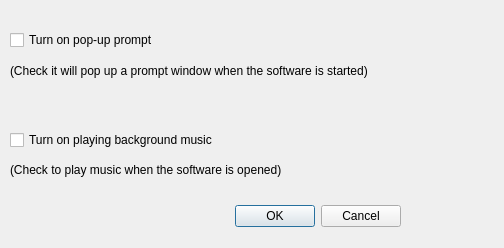
<?xml version="1.0" encoding="UTF-8"?>
<ui version="4.0">
 <class>settings</class>
 <widget class="QDialog" name="settings">
  <property name="geometry">
   <rect>
    <x>0</x>
    <y>0</y>
    <width>504</width>
    <height>248</height>
   </rect>
  </property>
  <property name="windowTitle">
   <string>Dialog</string>
  </property>
  <widget class="QDialogButtonBox" name="buttonBox">
   <property name="geometry">
    <rect>
     <x>60</x>
     <y>200</y>
     <width>341</width>
     <height>32</height>
    </rect>
   </property>
   <property name="orientation">
    <enum>Qt::Horizontal</enum>
   </property>
   <property name="standardButtons">
    <set>QDialogButtonBox::Cancel|QDialogButtonBox::Ok</set>
   </property>
  </widget>
  <widget class="QCheckBox" name="checkBox_popup">
   <property name="geometry">
    <rect>
     <x>10</x>
     <y>30</y>
     <width>151</width>
     <height>20</height>
    </rect>
   </property>
   <property name="text">
    <string>Turn on pop-up prompt</string>
   </property>
  </widget>
  <widget class="QCheckBox" name="checkBox_music">
   <property name="geometry">
    <rect>
     <x>10</x>
     <y>130</y>
     <width>261</width>
     <height>20</height>
    </rect>
   </property>
   <property name="text">
    <string>Turn on playing background music</string>
   </property>
  </widget>
  <widget class="QLabel" name="label">
   <property name="geometry">
    <rect>
     <x>10</x>
     <y>50</y>
     <width>461</width>
     <height>41</height>
    </rect>
   </property>
   <property name="text">
    <string>(Check it will pop up a prompt window when the software is started) </string>
   </property>
  </widget>
  <widget class="QLabel" name="label_2">
   <property name="geometry">
    <rect>
     <x>10</x>
     <y>160</y>
     <width>361</width>
     <height>20</height>
    </rect>
   </property>
   <property name="text">
    <string>(Check to play music when the software is opened)</string>
   </property>
  </widget>
 </widget>
 <resources/>
 <connections>
  <connection>
   <sender>buttonBox</sender>
   <signal>accepted()</signal>
   <receiver>settings</receiver>
   <slot>accept()</slot>
   <hints>
    <hint type="sourcelabel">
     <x>248</x>
     <y>254</y>
    </hint>
    <hint type="destinationlabel">
     <x>157</x>
     <y>274</y>
    </hint>
   </hints>
  </connection>
  <connection>
   <sender>buttonBox</sender>
   <signal>rejected()</signal>
   <receiver>settings</receiver>
   <slot>reject()</slot>
   <hints>
    <hint type="sourcelabel">
     <x>316</x>
     <y>260</y>
    </hint>
    <hint type="destinationlabel">
     <x>286</x>
     <y>274</y>
    </hint>
   </hints>
  </connection>
 </connections>
</ui>
